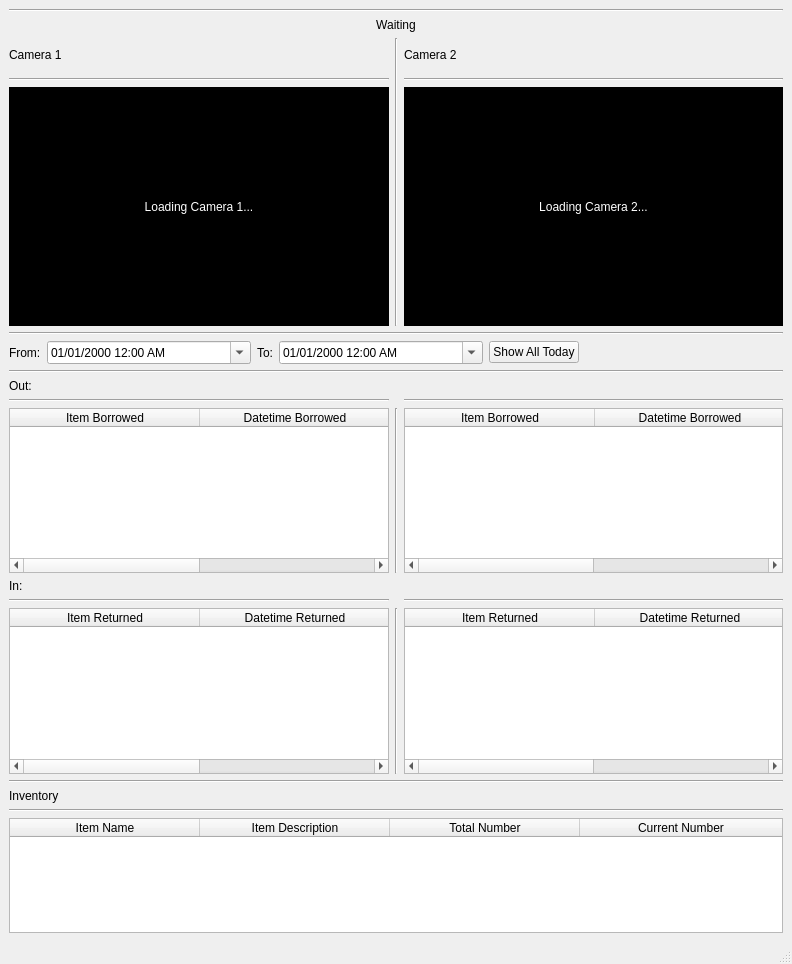
<?xml version="1.0" encoding="UTF-8"?>
<ui version="4.0">
 <class>MainWindow</class>
 <widget class="QMainWindow" name="MainWindow">
  <property name="geometry">
   <rect>
    <x>0</x>
    <y>0</y>
    <width>792</width>
    <height>964</height>
   </rect>
  </property>
  <property name="windowTitle">
   <string>AdDU Inventory System</string>
  </property>
  <property name="styleSheet">
   <string notr="true"/>
  </property>
  <widget class="QWidget" name="centralwidget">
   <layout class="QGridLayout" name="gridLayout_4">
    <item row="0" column="0">
     <layout class="QVBoxLayout" name="verticalLayout_2" stretch="0,0,2,0,3,0,1">
      <item>
       <widget class="Line" name="line">
        <property name="orientation">
         <enum>Qt::Horizontal</enum>
        </property>
       </widget>
      </item>
      <item>
       <widget class="QLabel" name="lblAlert">
        <property name="text">
         <string>Waiting</string>
        </property>
        <property name="alignment">
         <set>Qt::AlignCenter</set>
        </property>
       </widget>
      </item>
      <item>
       <layout class="QHBoxLayout" name="horizontalLayout" stretch="1,0,1">
        <item>
         <layout class="QVBoxLayout" name="verticalLayout_3" stretch="1,0,7">
          <item>
           <widget class="QLabel" name="lblCamera1lbl">
            <property name="autoFillBackground">
             <bool>false</bool>
            </property>
            <property name="lineWidth">
             <number>1</number>
            </property>
            <property name="text">
             <string>Camera 1</string>
            </property>
            <property name="scaledContents">
             <bool>false</bool>
            </property>
           </widget>
          </item>
          <item>
           <widget class="Line" name="line_Camera1">
            <property name="orientation">
             <enum>Qt::Horizontal</enum>
            </property>
           </widget>
          </item>
          <item>
           <widget class="QLabel" name="lblCamera1">
            <property name="styleSheet">
             <string notr="true">background-color: rgb(0, 0, 0);
color: rgb(255, 255, 255);</string>
            </property>
            <property name="text">
             <string>Loading Camera 1...</string>
            </property>
            <property name="alignment">
             <set>Qt::AlignCenter</set>
            </property>
           </widget>
          </item>
         </layout>
        </item>
        <item>
         <widget class="Line" name="line_CameraDivider">
          <property name="orientation">
           <enum>Qt::Vertical</enum>
          </property>
         </widget>
        </item>
        <item>
         <layout class="QVBoxLayout" name="verticalLayout_4" stretch="1,0,7">
          <item>
           <widget class="QLabel" name="lblCamera2lbl">
            <property name="text">
             <string>Camera 2</string>
            </property>
           </widget>
          </item>
          <item>
           <widget class="Line" name="line_Camera2">
            <property name="orientation">
             <enum>Qt::Horizontal</enum>
            </property>
           </widget>
          </item>
          <item>
           <widget class="QLabel" name="lblCamera2">
            <property name="styleSheet">
             <string notr="true">background-color: rgb(0, 0, 0);
color: rgb(255, 255, 255);</string>
            </property>
            <property name="text">
             <string>Loading Camera 2...</string>
            </property>
            <property name="alignment">
             <set>Qt::AlignCenter</set>
            </property>
           </widget>
          </item>
         </layout>
        </item>
       </layout>
      </item>
      <item>
       <widget class="Line" name="line_mid1">
        <property name="orientation">
         <enum>Qt::Horizontal</enum>
        </property>
       </widget>
      </item>
      <item>
       <layout class="QHBoxLayout" name="horizontalLayout_2">
        <item>
         <layout class="QVBoxLayout" name="verticalLayout_7" stretch="1,0,6">
          <item>
           <layout class="QHBoxLayout" name="horizontalLayout_6" stretch="0,1,0,1,0,1">
            <item>
             <widget class="QLabel" name="lblDateFrom">
              <property name="text">
               <string>From:</string>
              </property>
             </widget>
            </item>
            <item>
             <widget class="QDateTimeEdit" name="dateTimeEditFrom">
              <property name="buttonSymbols">
               <enum>QAbstractSpinBox::UpDownArrows</enum>
              </property>
              <property name="displayFormat">
               <string>MM/dd/yyyy h:mm AP</string>
              </property>
              <property name="calendarPopup">
               <bool>true</bool>
              </property>
             </widget>
            </item>
            <item>
             <widget class="QLabel" name="lblDateTo">
              <property name="text">
               <string>To:</string>
              </property>
             </widget>
            </item>
            <item>
             <widget class="QDateTimeEdit" name="dateTimeEditTo">
              <property name="displayFormat">
               <string>MM/dd/yyyy h:mm AP</string>
              </property>
              <property name="calendarPopup">
               <bool>true</bool>
              </property>
             </widget>
            </item>
            <item>
             <widget class="QPushButton" name="btnShowAllToday">
              <property name="text">
               <string>Show All Today</string>
              </property>
             </widget>
            </item>
            <item>
             <spacer name="horizontalSpacer">
              <property name="orientation">
               <enum>Qt::Horizontal</enum>
              </property>
              <property name="sizeHint" stdset="0">
               <size>
                <width>40</width>
                <height>20</height>
               </size>
              </property>
             </spacer>
            </item>
           </layout>
          </item>
          <item>
           <widget class="Line" name="line_datedivider">
            <property name="orientation">
             <enum>Qt::Horizontal</enum>
            </property>
           </widget>
          </item>
          <item>
           <layout class="QHBoxLayout" name="horizontalLayout_7" stretch="0">
            <item>
             <layout class="QGridLayout" name="gridLayout_2">
              <item row="1" column="0">
               <widget class="Line" name="line_table3">
                <property name="orientation">
                 <enum>Qt::Horizontal</enum>
                </property>
               </widget>
              </item>
              <item row="0" column="0">
               <widget class="QLabel" name="lblOut">
                <property name="text">
                 <string>Out:</string>
                </property>
               </widget>
              </item>
              <item row="3" column="0">
               <widget class="QLabel" name="lblIn">
                <property name="text">
                 <string>In:</string>
                </property>
               </widget>
              </item>
              <item row="2" column="1">
               <widget class="Line" name="line_table2">
                <property name="orientation">
                 <enum>Qt::Vertical</enum>
                </property>
               </widget>
              </item>
              <item row="5" column="1">
               <widget class="Line" name="line_table1">
                <property name="orientation">
                 <enum>Qt::Vertical</enum>
                </property>
               </widget>
              </item>
              <item row="4" column="0">
               <widget class="Line" name="line_table4">
                <property name="orientation">
                 <enum>Qt::Horizontal</enum>
                </property>
               </widget>
              </item>
              <item row="4" column="2">
               <widget class="Line" name="line_table5">
                <property name="orientation">
                 <enum>Qt::Horizontal</enum>
                </property>
               </widget>
              </item>
              <item row="1" column="2">
               <widget class="Line" name="line_table6">
                <property name="orientation">
                 <enum>Qt::Horizontal</enum>
                </property>
               </widget>
              </item>
              <item row="2" column="0">
               <widget class="QTableWidget" name="tblWidOut1">
                <property name="styleSheet">
                 <string notr="true"/>
                </property>
                <property name="rowCount">
                 <number>0</number>
                </property>
                <attribute name="horizontalHeaderCascadingSectionResizes">
                 <bool>true</bool>
                </attribute>
                <attribute name="horizontalHeaderDefaultSectionSize">
                 <number>190</number>
                </attribute>
                <attribute name="horizontalHeaderShowSortIndicator" stdset="0">
                 <bool>false</bool>
                </attribute>
                <attribute name="horizontalHeaderStretchLastSection">
                 <bool>true</bool>
                </attribute>
                <column>
                 <property name="text">
                  <string>Item Borrowed</string>
                 </property>
                </column>
                <column>
                 <property name="text">
                  <string>Datetime Borrowed</string>
                 </property>
                </column>
               </widget>
              </item>
              <item row="2" column="2">
               <widget class="QTableWidget" name="tblWidOut2">
                <attribute name="horizontalHeaderCascadingSectionResizes">
                 <bool>true</bool>
                </attribute>
                <attribute name="horizontalHeaderDefaultSectionSize">
                 <number>190</number>
                </attribute>
                <attribute name="horizontalHeaderShowSortIndicator" stdset="0">
                 <bool>false</bool>
                </attribute>
                <attribute name="horizontalHeaderStretchLastSection">
                 <bool>true</bool>
                </attribute>
                <column>
                 <property name="text">
                  <string>Item Borrowed</string>
                 </property>
                </column>
                <column>
                 <property name="text">
                  <string>Datetime Borrowed</string>
                 </property>
                </column>
               </widget>
              </item>
              <item row="5" column="2">
               <widget class="QTableWidget" name="tblWidIn2">
                <attribute name="horizontalHeaderCascadingSectionResizes">
                 <bool>true</bool>
                </attribute>
                <attribute name="horizontalHeaderDefaultSectionSize">
                 <number>190</number>
                </attribute>
                <attribute name="horizontalHeaderShowSortIndicator" stdset="0">
                 <bool>false</bool>
                </attribute>
                <attribute name="horizontalHeaderStretchLastSection">
                 <bool>true</bool>
                </attribute>
                <column>
                 <property name="text">
                  <string>Item Returned</string>
                 </property>
                </column>
                <column>
                 <property name="text">
                  <string>Datetime Returned</string>
                 </property>
                </column>
               </widget>
              </item>
              <item row="5" column="0">
               <widget class="QTableWidget" name="tblWidIn1">
                <attribute name="horizontalHeaderCascadingSectionResizes">
                 <bool>true</bool>
                </attribute>
                <attribute name="horizontalHeaderDefaultSectionSize">
                 <number>190</number>
                </attribute>
                <attribute name="horizontalHeaderShowSortIndicator" stdset="0">
                 <bool>false</bool>
                </attribute>
                <attribute name="horizontalHeaderStretchLastSection">
                 <bool>true</bool>
                </attribute>
                <column>
                 <property name="text">
                  <string>Item Returned</string>
                 </property>
                </column>
                <column>
                 <property name="text">
                  <string>Datetime Returned</string>
                 </property>
                </column>
               </widget>
              </item>
             </layout>
            </item>
           </layout>
          </item>
         </layout>
        </item>
       </layout>
      </item>
      <item>
       <widget class="Line" name="line_mid2">
        <property name="orientation">
         <enum>Qt::Horizontal</enum>
        </property>
       </widget>
      </item>
      <item>
       <layout class="QHBoxLayout" name="horizontalLayout_3">
        <item>
         <layout class="QGridLayout" name="gridLayout_3">
          <item row="2" column="0">
           <widget class="QTableWidget" name="tblViewInventory">
            <attribute name="horizontalHeaderCascadingSectionResizes">
             <bool>true</bool>
            </attribute>
            <attribute name="horizontalHeaderDefaultSectionSize">
             <number>190</number>
            </attribute>
            <attribute name="horizontalHeaderShowSortIndicator" stdset="0">
             <bool>false</bool>
            </attribute>
            <attribute name="horizontalHeaderStretchLastSection">
             <bool>true</bool>
            </attribute>
            <column>
             <property name="text">
              <string>Item Name</string>
             </property>
            </column>
            <column>
             <property name="text">
              <string>Item Description</string>
             </property>
            </column>
            <column>
             <property name="text">
              <string>Total Number</string>
             </property>
            </column>
            <column>
             <property name="text">
              <string>Current Number</string>
             </property>
            </column>
           </widget>
          </item>
          <item row="0" column="0">
           <widget class="QLabel" name="lblInventory">
            <property name="text">
             <string>Inventory</string>
            </property>
           </widget>
          </item>
          <item row="1" column="0">
           <widget class="Line" name="line_inventorydivider">
            <property name="orientation">
             <enum>Qt::Horizontal</enum>
            </property>
           </widget>
          </item>
         </layout>
        </item>
       </layout>
      </item>
     </layout>
    </item>
   </layout>
  </widget>
  <widget class="QMenuBar" name="menubar">
   <property name="geometry">
    <rect>
     <x>0</x>
     <y>0</y>
     <width>792</width>
     <height>28</height>
    </rect>
   </property>
  </widget>
  <widget class="QStatusBar" name="statusbar"/>
 </widget>
 <resources/>
 <connections/>
</ui>
